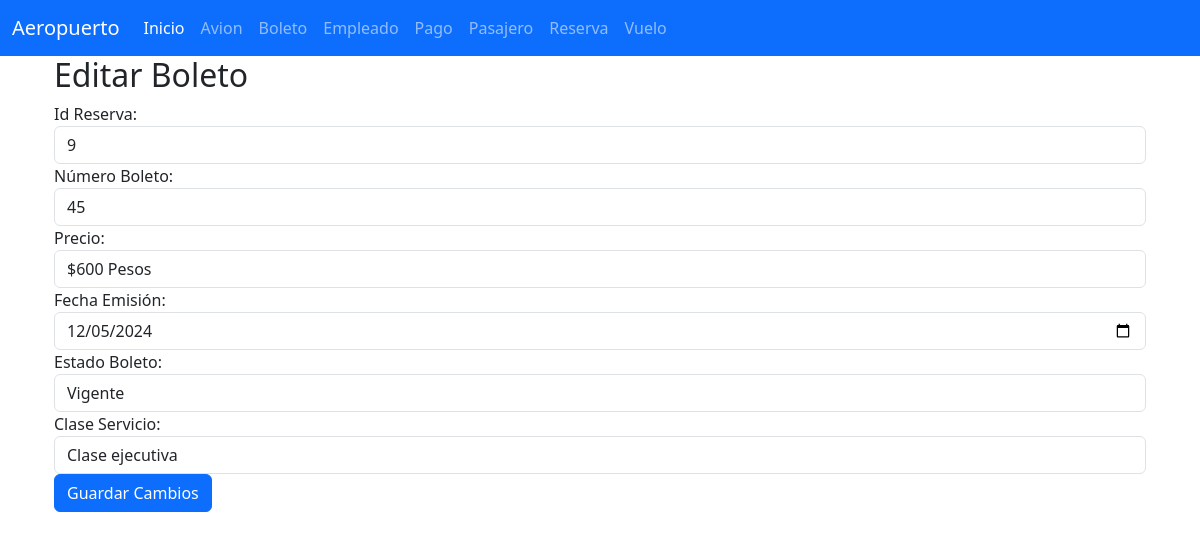
Page /editarBoleto/200/ on the committed database.
### Boleto_app/models.py (models this page shows, shortened)
class Boleto(models.Model):
    Id_Boleto=models.CharField(primary_key=True,max_length=6)
    Id_Reserva=models.CharField(max_length=100)
    Numero_Boleto=models.CharField(max_length=100)
    Precio=models.CharField(max_length=100)
    Fecha_Emicion=models.CharField(max_length=100)
    Estado_Boleto=models.CharField(max_length=100)
    Clase_Servicio=models.CharField(max_length=100)

### Boleto_app/views.py (the view, shortened to what this page needs)
# urls.py: path('editarBoleto/<str:Id_Boleto>/', views.editarBoleto, name='editarBoleto'),  # Vista para editar
def editarBoleto(request, Id_Boleto):
    boleto = get_object_or_404(Boleto, Id_Boleto=Id_Boleto)
    return render(request, 'editarBoleto.html', {'boleto': boleto})

### Boleto_app/templates/editarBoleto.html (shortened to what this page needs)
{% extends "base.html" %}
{% block cuerpo %}
<div class="container">
  <h2>Editar Boleto</h2>
  <form method="POST">
    <div class="form-group">
      <label for="txtId_Reserva">Id Reserva:</label>
      <input type="text" name="txtId_Reserva" class="form-control" value="{{ boleto.Id_Reserva }}" required>
    </div>
    <div class="form-group">
      <label for="txtNumero_Boleto">Número Boleto:</label>
      <input type="text" name="txtNumero_Boleto" class="form-control" value="{{ boleto.Numero_Boleto }}" required>
    </div>
    <div class="form-group">
      <label for="txtPrecio">Precio:</label>
      <input type="text" name="txtPrecio" class="form-control" value="{{ boleto.Precio }}" required>
    </div>
    <div class="form-group">
      <label for="txtFecha_Emicion">Fecha Emisión:</label>
      <input type="date" name="txtFecha_Emicion" class="form-control" value="{{ boleto.Fecha_Emicion }}" required>
    </div>
    <div class="form-group">
      <label for="txtEstado_Boleto">Estado Boleto:</label>
      <input type="text" name="txtEstado_Boleto" class="form-control" value="{{ boleto.Estado_Boleto }}" required>
    </div>
    <div class="form-group">
      <label for="txtClase_Servicio">Clase Servicio:</label>
      <input type="text" name="txtClase_Servicio" class="form-control" value="{{ boleto.Clase_Servicio }}" required>
    </div>
    <button type="submit" class="btn btn-primary">Guardar Cambios</button>
  </form>
</div>
{% endblock %}

### rows in the picture
Boleto: txtId_Reserva "9", txtNumero_Boleto "45", txtPrecio "$600 Pesos", txtFecha_Emicion "12/05/2024", txtEstado_Boleto "Vigente", txtClase_Servicio "Clase ejecutiva"
